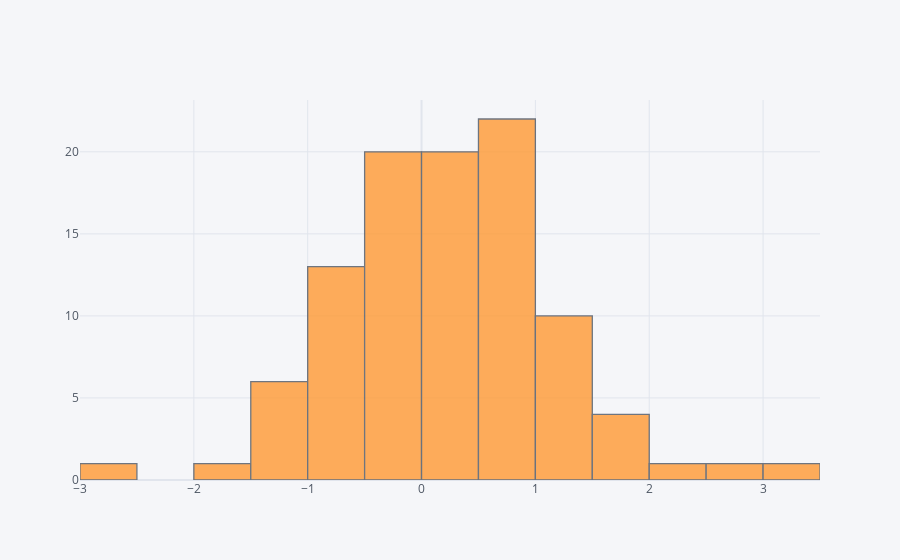

Source (notebook cell):
### Code cell
df1['A'].iplot(kind='hist') #plotting the single column

### Figure 1 — Plotly figure (JSON) as saved in the notebook; plotly's stock layout.template omitted (floating-point values rounded to 4 significant figures)
{"data": [{"histfunc": "count", "histnorm": "", "marker": {"color": "rgba(255, 153, 51, 1.0)", "line": {"color": "#4D5663", "width": 1.3}}, "name": "A", "opacity": 0.8, "orientation": "v", "type": "histogram", "x": [-0.6417, -0.2367, 2.543, -0.6976, 0.7411, 1.382, 0.4615, -0.3596, 0.07736, 0.9942, -0.3163, 0.7235, 0.08544, 0.5848, -0.7585, 0.5199, -0.304, 0.1377, 0.7797, 1.682, -1.505, 0.4499, -0.2057, 0.611, -0.8418, -0.03272, 0.795, 0.3457, 0.5448, 1.31, 1.13, 1.002, 0.5324, -0.7025, 3.034, 0.2975, 1.297, 0.6254, 0.09891, -1.467, -1.048, 0.3493, 1.3, 1.513, 0.8191, -0.5056, 0.9772, 0.1406, 0.671, -0.4025, 0.9875, 1.154, 0.9704, -0.4759, 1.417, 0.7982, -0.4772, -0.968, 0.8948, -0.1322, -0.2556, -2.922, 1.265, 0.5267, 1.889, -1.022, -0.6127, -0.5886, -0.3336, 0.7713, -1.068, 0.2696, 0.5503, -1.185, 1.118, -0.2811, 2.159, 0.3649, -0.4225, -0.9119, 1.554, 0.2877, 0.3907, -0.3336, -0.7992, -0.4552, -0.01093, 0.8267, 0.1258, 0.1023, -0.03776, 0.07539, 0.2471, -0.6519, -0.8599, -0.1406, 0.1584, -0.1974, -1.114, 0.2015]}], "layout": {"barmode": "overlay", "legend": {"bgcolor": "#F5F6F9", "font": {"color": "#4D5663"}}, "paper_bgcolor": "#F5F6F9", "plot_bgcolor": "#F5F6F9", "title": {"font": {"color": "#4D5663"}}, "xaxis": {"gridcolor": "#E1E5ED", "showgrid": true, "tickfont": {"color": "#4D5663"}, "title": {"font": {"color": "#4D5663"}, "text": ""}, "zerolinecolor": "#E1E5ED"}, "yaxis": {"gridcolor": "#E1E5ED", "showgrid": true, "tickfont": {"color": "#4D5663"}, "title": {"font": {"color": "#4D5663"}, "text": ""}, "zerolinecolor": "#E1E5ED"}}}
